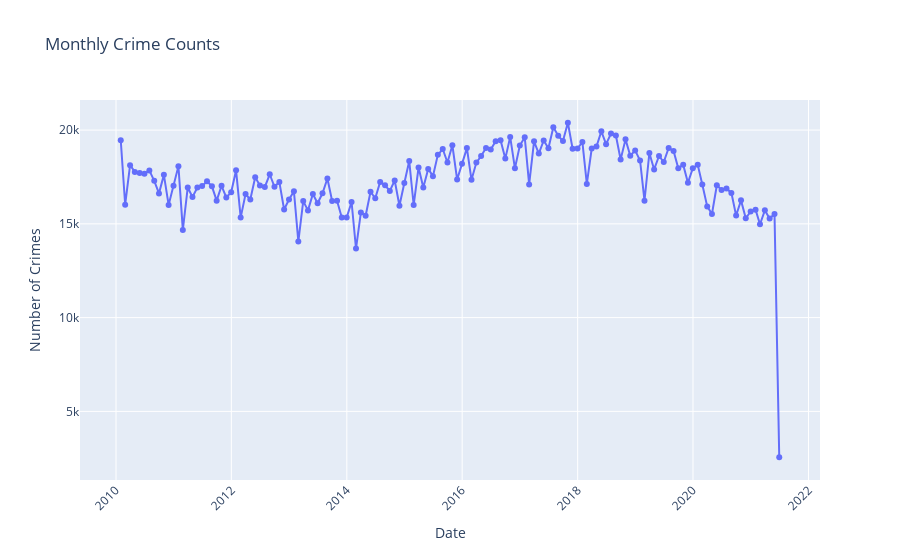

Source (notebook cell):
### Code cell
import plotly.express as px

fig = px.line(monthly_counts, x='DATE OCC', y='Count', title='Monthly Crime Counts',
              labels={'DATE OCC': 'Date', 'Count': 'Number of Crimes'},
              markers=True)

# Update layout to enhance readability
fig.update_layout(xaxis_title='Date',
                  yaxis_title='Number of Crimes',
                  xaxis_tickangle=-45)

fig.show()

### Figure 1 — Plotly figure (JSON) as saved in the notebook; plotly's stock layout.template omitted (floating-point values rounded to 4 significant figures; data arrays with more than 128 entries replaced by an {"elided": "..."} marker saying what was removed)
{"data": [{"hovertemplate": "Date=%{x}<br>Number of Crimes=%{y}<extra></extra>", "legendgroup": "", "line": {"color": "#636efa", "dash": "solid"}, "marker": {"symbol": "circle"}, "mode": "lines+markers", "name": "", "orientation": "v", "showlegend": false, "type": "scatter", "x": {"elided": "138 str values"}, "xaxis": "x", "y": {"elided": "138 int values"}, "yaxis": "y"}], "layout": {"legend": {"tracegroupgap": 0}, "title": {"text": "Monthly Crime Counts"}, "xaxis": {"anchor": "y", "domain": [0, 1], "tickangle": -45, "title": {"text": "Date"}}, "yaxis": {"anchor": "x", "domain": [0, 1], "title": {"text": "Number of Crimes"}}}}
